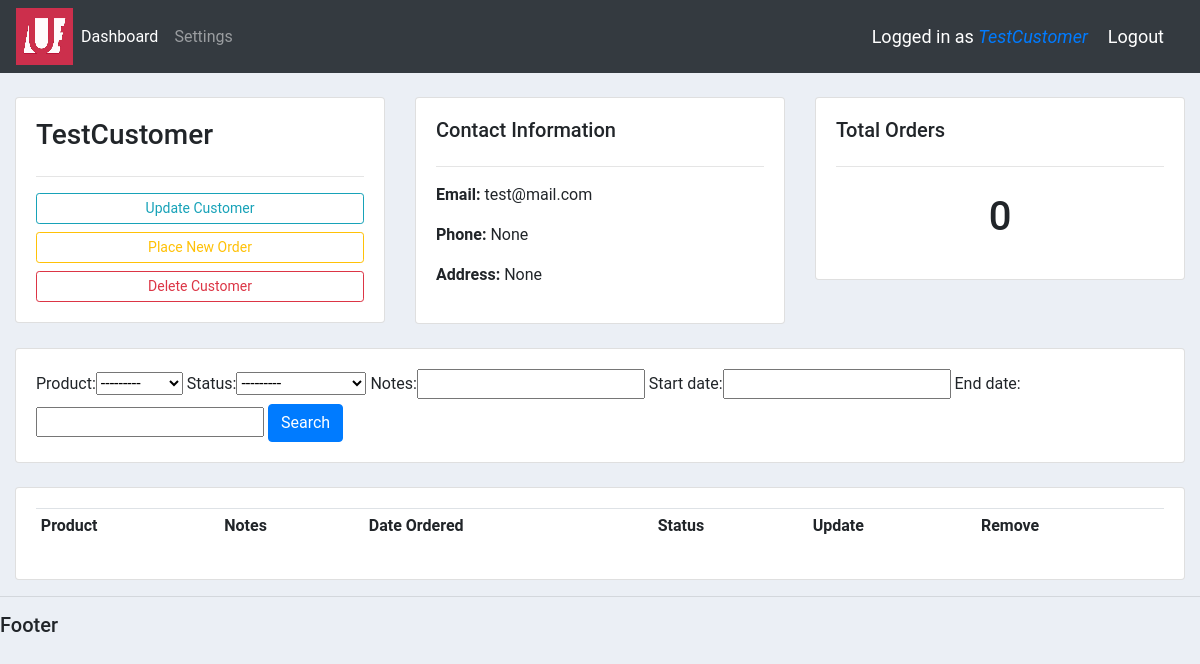
The page /customer/5 (signed in) on the database as committed earlier.
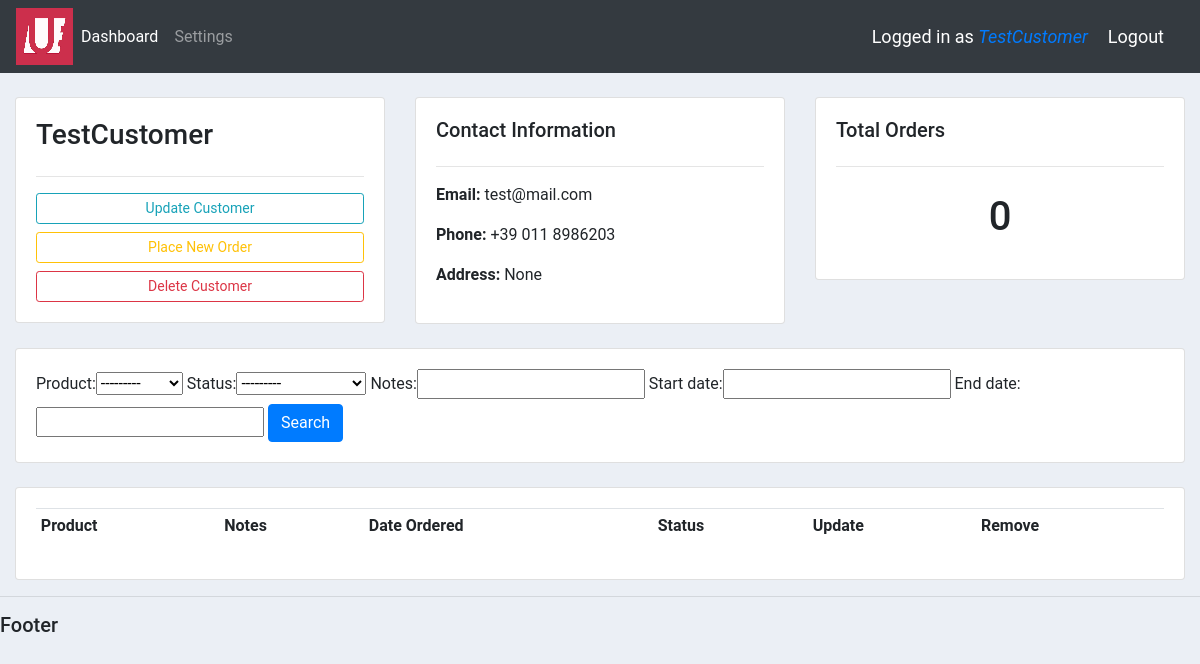
The same page on the database as committed later.
### accounts/models.py (models this page shows, shortened)
class Customer(models.Model):
    user = models.OneToOneField(User, null=True, blank=True, on_delete=models.SET_NULL)  # One-to-one with user, set user null if deleted
    name = models.CharField(max_length=200, null=True)     # String
    phone = models.CharField(max_length=200, null=True, blank=True)     # String
    region = models.ForeignKey(Group, null=True, on_delete=models.SET_NULL)
    address = models.CharField(max_length=200, null=True, blank=True)   # String
    email = models.CharField(max_length=200, null=True)     # String
    profile_pic = models.ImageField(default="blank_profile.png", null=True, blank=True)      # Image
    date_created = models.DateTimeField(auto_now_add=True)  # Timestamp

### accounts/views.py (the view)
# urls.py: path('customer/<str:pk_test>', views.customer, name="customer"),
@login_required(login_url='login')
def customer(request, pk_test):
    customer = Customer.objects.get(id=pk_test)
    orders = customer.order_set.all()
    customer_total_orders = customer.order_set.count()
    myFilter = OrderFilter(request.GET, queryset=orders)
    orders = myFilter.qs
    context = {
        'customer':customer,
        'orders':orders,
        'customer_total_orders':customer_total_orders,
        'myFilter':myFilter
    }
    return render(request, 'accounts/customer.html', context)

### accounts/models.py (called while the page is built)
    def __str__(self):
        return self.name

### accounts/templatetags/has_group.py (called while the page is built)
@register.filter(name='has_group')
def has_group(user, group_name):
    return user.groups.filter(name=group_name).exists()

### accounts/templates/accounts/customer.html (shortened to what this page needs)
{%  extends 'accounts/main.html' %}
{% block content %}
<br>
<div class="row">
	<div class="col-md">
		<div class="card card-body">
			<h3>{{ customer.name }}</h3>
			<hr>
			<a class="btn btn-outline-info btn-sm btn-block" href="">Update Customer</a>
			<a class="btn btn-outline-warning btn-sm btn-block" href="{% url 'create_order' customer.id %}">Place New Order</a>
			<a class="btn btn-outline-danger  btn-sm btn-block" href="">Delete Customer</a>
		</div>
	</div>
	<div class="col-md">
		<div class="card card-body">
			<h5>Contact Information</h5>
			<hr>
			<p><b>Email:</b> {{ customer.email }}</p>
			<p><b>Phone:</b> {{ customer.phone }}</p>
			<p><b>Address:</b> {{ customer.address }}</p>
		</div>
	</div>
	<div class="col-md">
		<div class="card card-body">
			<h5>Total Orders</h5>
			<hr>
			<h1 style="text-align: center;padding: 10px">{{ customer_total_orders }}</h1>
		</div>
	</div>
</div>
<br>
<div class="row">
	<div class="col">
		<div class="card card-body">
			<form method="get">
				{{ myFilter.form }}
		    	<button class="btn btn-primary" type="submit">Search</button>
		  </form>
		</div>
	</div>
</div>
<br>
<div class="row">
	<div class="col-md">
		<div class="card card-body">
			<table class="table table-sm">
				<tr>
					<th>Product</th>
					<th>Notes</th>
					<th>Date Ordered</th>
					<th>Status</th>
					<th>Update</th>
					<th>Remove</th>
				</tr>
			</table>
		</div>
	</div>
</div>
{% endblock %}

Rows that differ between the two databases and show on the page:
changed Customer "TestCustomer": phone "None" → "+39 011 8986203"
